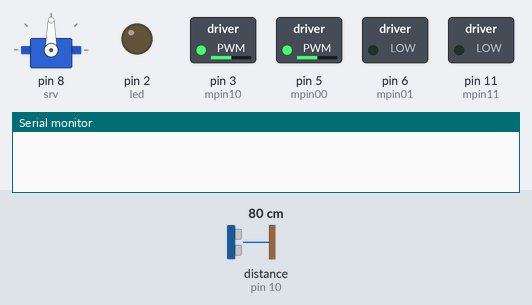
Recording of a sketch running on a simulated Arduino Uno, built with avr-gcc and run on an emulated ATmega328P. Parts: servo, switched loads named in the sketch (green lamp = pin HIGH), output pins drawn as LEDs (lit = HIGH), the last lines printed to the serial monitor. The inputs (shaded band) are chosen by the test bench; at power-on: distance to the obstacle (sensor on pin 10) 80 cm. The echo pulse lasts 58.3 µs per cm.

Above: at 1.7 s.
1.8 s: distance to the obstacle (sensor on pin 10) set to 33 cm
3.5 s: distance to the obstacle (sensor on pin 10) set to 27 cm
At 4.2 s:
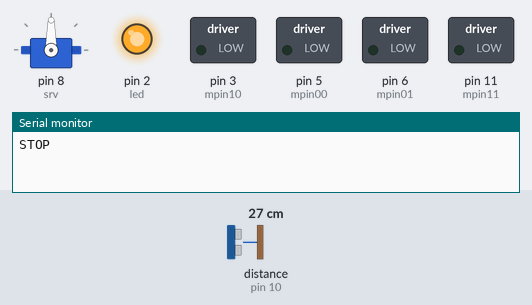
At 5.2 s:
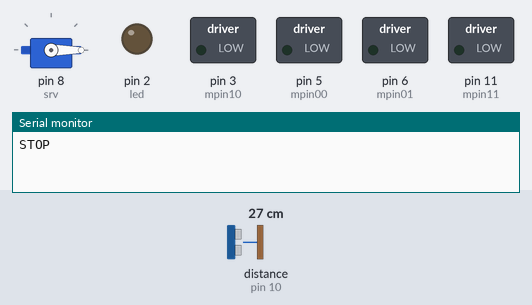
Timing chart, 0 to 15.9 s (numbered marks = the images above; inputs shaded):
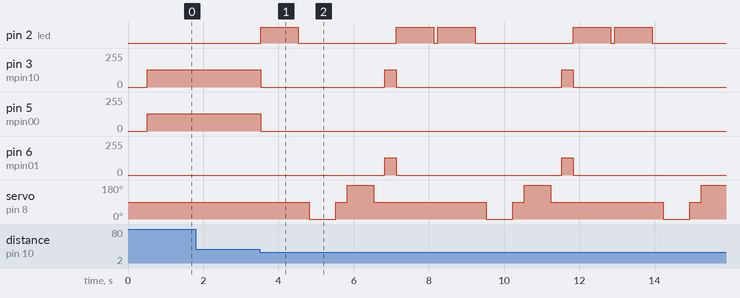

Measured:
- the behaviour switches between 31 and 30 cm on distance to the obstacle (sensor on pin 10) (found by bisection; images 0 and 1)
- after the input at 1.8 s, every drawn part: stays the same
- after the input at 3.5 s, pin 2 (led): LOW → HIGH at once, then repeats every 4.7 s: LOW 2.6 s, HIGH 1.0 s, LOW 0.10 s, HIGH 1.0 s; pin 3 (mpin10): goes 0/255 3.3 s, 128/255 0.30 s, 0/255 4.4 s, 128/255 0.30 s, then 0/255, starting at once

The sketch:

robot.ino
```cpp
#include <Servo.h>
#include <NewPing.h>

// Pins of motor 1 - STANGA
#define mpin00 5 // INAINTE
#define mpin01 6 // INAPOI
// Pins of motor 2 - DREAPTA
#define mpin10 3 // INAINTE
#define mpin11 11 // INAPOI

// ocolire obstacole - pini

#define trigger_pin  9
#define echo_pin  10
#define distanta_maxima 250

Servo srv;

NewPing sonar(trigger_pin, echo_pin, distanta_maxima);

int distanta=10;
int led=2;
void setup()
{
  // setup motoare
  digitalWrite(mpin00, 0);
  digitalWrite(mpin01, 0);
  digitalWrite(mpin10, 0);
  digitalWrite(mpin11, 0);
  pinMode (mpin00, OUTPUT);
  pinMode (mpin01, OUTPUT);
  pinMode (mpin10, OUTPUT);
  pinMode (mpin11, OUTPUT);
 // pin LED

  digitalWrite(led,LOW);
 pinMode(led,  OUTPUT);

  Serial.begin(115200);
  //ocolire obstacole
  srv.attach(8);
  // setez - orientat la 90 de grade
  srv.write(90);
  delay(200);
  distanta = citireDistanta();
  delay(200);

}

void StartMotor (int m1, int m2, int forward, int speed)
{

   if (speed==0) // oprire
   {
    digitalWrite(m1, 0);
    digitalWrite(m2, 0);
   }
   else
   {
     if (forward)
     {
       digitalWrite(m2, 0);
       analogWrite (m1, speed); // folosire PWM
     }
     else
     {
       digitalWrite(m1, 0);
       analogWrite(m2, speed);
     }
   }
}
// Functie de siguranta
// Executa oprire motoare, urmata de delay
void delayStopped(int ms)
{
 StartMotor (mpin00, mpin01, 0, 0);
 StartMotor (mpin10, mpin11, 0, 0);
 delay(ms);
}

int citireDistanta()
{
  delay(100);
  int distanta_cm=sonar.ping_cm();
  if(distanta_cm==0)
    distanta_cm = distanta_maxima;
  return distanta_cm;
}

int distantaDreapta()
{
  srv.write(0);
  delay(500);
  int distanta_dreapta=citireDistanta();
  delay(100);
  srv.write(90);
  return distanta_dreapta;
}

int distantaStanga()
{
  srv.write(180);
  delay(500);
  int distanta_stanga=citireDistanta();
  delay(100);
  srv.write(90);
  return distanta_stanga;
}


void merge_stop()
{
  digitalWrite(mpin00,0);
  digitalWrite(mpin01,0);
  digitalWrite(mpin10,0);
  digitalWrite(mpin11,0);
   //pin de stop
 digitalWrite(led, HIGH);
 delay(1000);
 digitalWrite(led,LOW);
}
void merge_inainte(int viteza)
{
  StartMotor (mpin00, mpin01, 1, viteza);
  StartMotor (mpin10, mpin11, 1, viteza);
}

void merge_spate(int viteza)
{
   StartMotor (mpin00, mpin01, 0, viteza);
   StartMotor (mpin10, mpin11, 0, viteza);
}

void merge_stanga(int viteza)
{
  StartMotor (mpin00, mpin01, 0, viteza);//stanga
  StartMotor (mpin10, mpin11, 1, viteza); //dreapta
}

void merge_dreapta(int viteza)
{
  StartMotor (mpin00, mpin01, 1, viteza);
  StartMotor (mpin10, mpin11, 0, viteza);
}
void loop()
{
  int viteza=128;

  int distanta_dreapta=0;
  int distanta_stanga=0;

  if(distanta <=30)
  {
      Serial.println("STOP");
      merge_stop();
      delay(300);

      distanta_dreapta=distantaDreapta();
      delay(300);
      distanta_stanga=distantaStanga();
      delay(300);

      if(distanta_dreapta > distanta_stanga)
      {
        // distanta din dreapta e mai buna -> merge in dreapta
        merge_dreapta(viteza);
        delay(300);
        merge_stop();
        Serial.println("DREAPTA");
      }
      else
      {
        merge_stanga(viteza);
        delay(300);
        merge_stop();
        Serial.println("STANGA");
      }
    }
    else
    {
      merge_inainte(viteza);
      delay(500);
    }
    distanta=citireDistanta();

}
```
